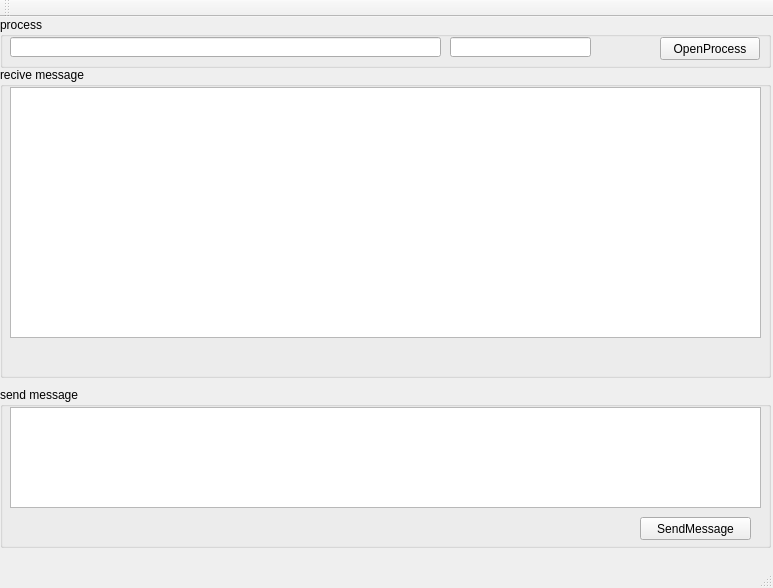
<?xml version="1.0" encoding="UTF-8"?>
<ui version="4.0">
 <class>MainWindow</class>
 <widget class="QMainWindow" name="MainWindow">
  <property name="geometry">
   <rect>
    <x>0</x>
    <y>0</y>
    <width>773</width>
    <height>588</height>
   </rect>
  </property>
  <property name="windowTitle">
   <string>anApp1</string>
  </property>
  <widget class="QWidget" name="centralWidget">
   <widget class="QGroupBox" name="groupBox">
    <property name="geometry">
     <rect>
      <x>0</x>
      <y>0</y>
      <width>771</width>
      <height>51</height>
     </rect>
    </property>
    <property name="title">
     <string>process</string>
    </property>
    <widget class="QLineEdit" name="lineEdit_exe">
     <property name="geometry">
      <rect>
       <x>10</x>
       <y>20</y>
       <width>431</width>
       <height>20</height>
      </rect>
     </property>
    </widget>
    <widget class="QPushButton" name="pushButton_open">
     <property name="geometry">
      <rect>
       <x>660</x>
       <y>20</y>
       <width>100</width>
       <height>23</height>
      </rect>
     </property>
     <property name="text">
      <string>OpenProcess</string>
     </property>
    </widget>
    <widget class="QLineEdit" name="lineEdit_pa1">
     <property name="geometry">
      <rect>
       <x>450</x>
       <y>20</y>
       <width>141</width>
       <height>20</height>
      </rect>
     </property>
    </widget>
   </widget>
   <widget class="QGroupBox" name="groupBox_2">
    <property name="geometry">
     <rect>
      <x>0</x>
      <y>50</y>
      <width>771</width>
      <height>311</height>
     </rect>
    </property>
    <property name="title">
     <string>recive message</string>
    </property>
    <widget class="QTextEdit" name="textEdit_reciv">
     <property name="geometry">
      <rect>
       <x>10</x>
       <y>20</y>
       <width>751</width>
       <height>251</height>
      </rect>
     </property>
    </widget>
   </widget>
   <widget class="QGroupBox" name="groupBox_3">
    <property name="geometry">
     <rect>
      <x>0</x>
      <y>370</y>
      <width>771</width>
      <height>161</height>
     </rect>
    </property>
    <property name="title">
     <string>send message</string>
    </property>
    <widget class="QPushButton" name="pushButton_send">
     <property name="geometry">
      <rect>
       <x>640</x>
       <y>130</y>
       <width>111</width>
       <height>23</height>
      </rect>
     </property>
     <property name="text">
      <string>SendMessage</string>
     </property>
    </widget>
    <widget class="QTextEdit" name="textEdit_send">
     <property name="geometry">
      <rect>
       <x>10</x>
       <y>20</y>
       <width>751</width>
       <height>101</height>
      </rect>
     </property>
    </widget>
   </widget>
  </widget>
  <widget class="QMenuBar" name="menuBar">
   <property name="geometry">
    <rect>
     <x>0</x>
     <y>0</y>
     <width>773</width>
     <height>23</height>
    </rect>
   </property>
  </widget>
  <widget class="QToolBar" name="mainToolBar">
   <attribute name="toolBarArea">
    <enum>TopToolBarArea</enum>
   </attribute>
   <attribute name="toolBarBreak">
    <bool>false</bool>
   </attribute>
  </widget>
  <widget class="QStatusBar" name="statusBar"/>
 </widget>
 <layoutdefault spacing="6" margin="11"/>
 <resources/>
 <connections/>
</ui>
